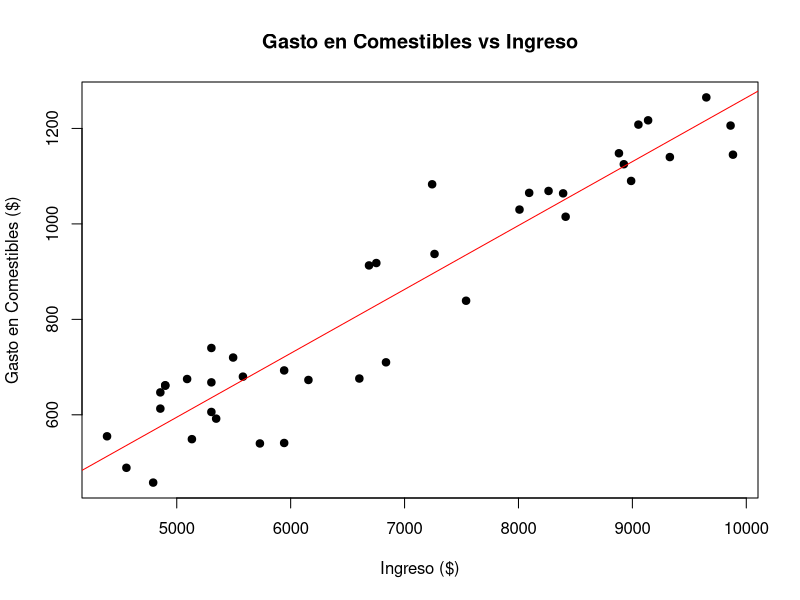
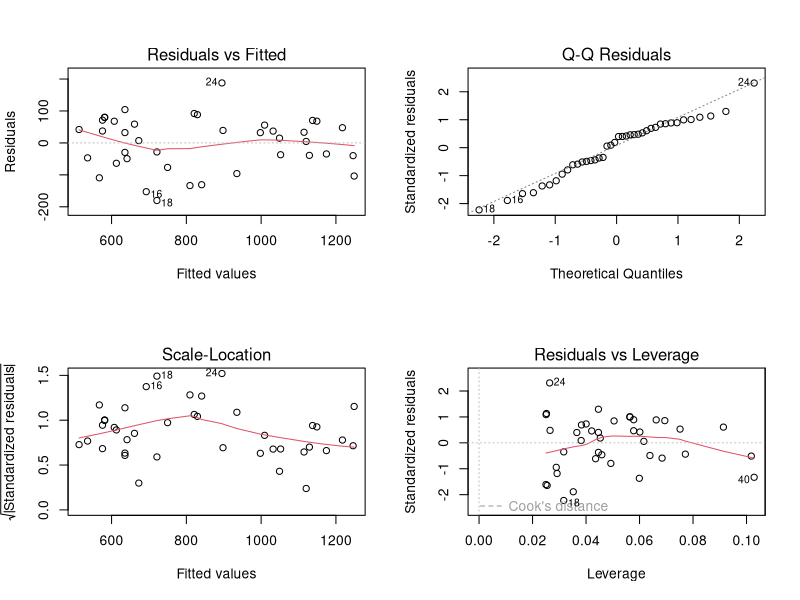

Write the R code that produced these figures, in order.
# Cargar los datos
household <- 1:40
amount <- c(555,489,458,613,647,661,662,675,549,606,668,740,592,720,680,540,693,541,673,676,913,918,710,1083,937,839,1030,1065,1069,1064,1015,1148,1125,1090,1208,1217,1140,1265,1206,1145)
income <- c(4388,4558,4793,4856,4856,4899,4899,5091,5133,5304,5304,5304,5346,5495,5581,5730,5943,5943,6156,6603,6688,6752,6837,7242,7263,7540,8009,8094,8264,8392,8414,8882,8925,8989,9053,9138,9329,9649,9862,9883)

# Crear el dataframe
data <- data.frame(household, amount, income)

# Realizar el análisis de regresión
modelo <- lm(amount ~ income, data=data)

# Resumen del modelo
summary(modelo)

# Gráfico de dispersión con línea de regresión
plot(income, amount, 
     main="Gasto en Comestibles vs Ingreso",
     xlab="Ingreso ($)",
     ylab="Gasto en Comestibles ($)",
     pch=19)
abline(modelo, col="red")

# Calcular intervalo de confianza para los coeficientes
confint(modelo, level=0.95)

# Diagnósticos del modelo
par(mfrow=c(2,2))
plot(modelo)

# Estadísticas descriptivas
summary(amount)
summary(income)
cor(amount, income)

# Prueba de normalidad
shapiro.test(residuals(modelo))